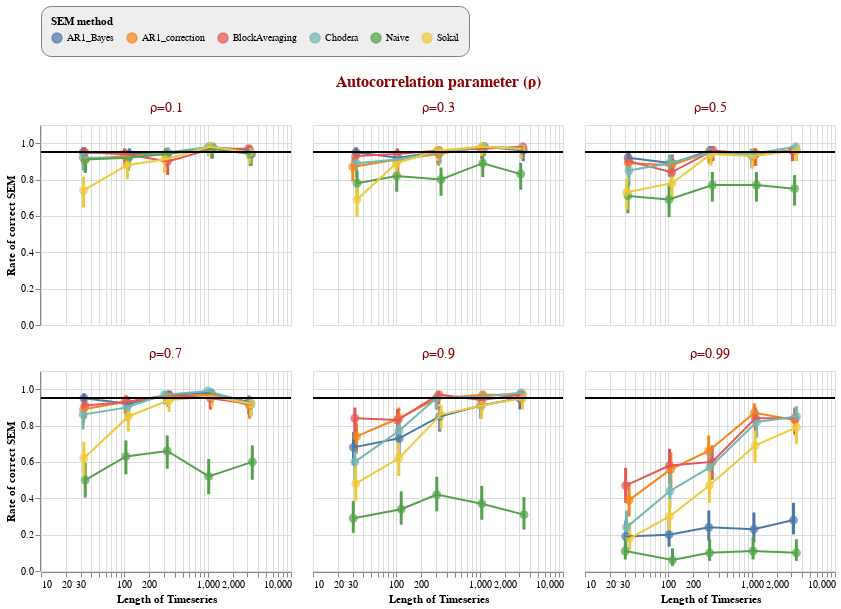

Source (notebook cell):
### Markdown cell above
# Static version:

### Code cell
# the base chart
base = alt.Chart(data).transform_calculate(
    x_jittered = '0.15*random()*datum.timeSeriesLength+datum.timeSeriesLength',
     #ymin="datum.rate-datum.confInt",
     #ymax="datum.rate+datum.confInt",
    ymin = "datum.confIntLow",
    ymax = "datum.confIntHigh",
    goal='0.95')



#generate the scatter points:
points = base.mark_point(filled=True).encode(
    x=alt.X('x_jittered:Q', scale=alt.Scale(type='log'), title='Length of Timeseries'),
    y=alt.Y('rate:Q', scale=alt.Scale(domain=[0,1.04]), title='Rate of correct SEM'),
    size=alt.value(80),
    color=alt.Color('methodName', legend=alt.Legend(title="SEM method")))

#generate the scatter points:
line = base.mark_line().encode(
    x=alt.X('x_jittered:Q'),
    y=alt.Y('rate:Q'),
    color='methodName')

# scale=alt.Scale(type='log', domain=[0.001, 1000]),
#           axis=alt.Axis(tickCount=5)
    
#generate the 95% mark:
rule = base.mark_rule(color='black').encode(
    alt.Y('goal:Q'))

# generate the error bars:
# errorbars = base.mark_errorbar().encode(
#     alt.X("x_jittered:Q"),
#     alt.Y("ymin:Q", title=''),
#     alt.Y2("ymax:Q"),
#     color='methodName')

errorbars = base.mark_rule(strokeWidth=3).encode(
    alt.X("x_jittered:Q"),
    alt.Y("ymin:Q", title=''),
    alt.Y2("ymax:Q"),
    color='methodName'
)


selection = alt.selection_single(fields=['symbol']);

chart = alt.layer(
    
  errorbars,
  points,
  line,
  rule,
    
).properties(
    width=250,
    height=200
    ).add_selection(selection).facet(facet=alt.Facet('trueRho:N', 
                                                     title='Autocorrelation parameter (ρ)'), columns=3)


chart = chart.configure_header(titleColor='darkred',
                       titleFontSize=16,
                      labelColor='darkred',
                      labelFontSize=14)

chart = chart.configure_legend(
    strokeColor='gray',
    fillColor='#EEEEEE',
    padding=10,
    cornerRadius=10,
    orient='top'
)


chart

### Figure 1 — Vega-Lite specification as saved in the notebook (floating-point values rounded to 4 significant figures; data arrays with more than 128 entries replaced by an {"elided": "..."} marker saying what was removed)
{"config": {"view": {"continuousWidth": 400, "continuousHeight": 300}, "header": {"labelColor": "darkred", "labelFontSize": 14, "titleColor": "darkred", "titleFontSize": 16}, "legend": {"cornerRadius": 10, "fillColor": "#EEEEEE", "orient": "top", "padding": 10, "strokeColor": "gray"}}, "data": {"name": "data-52ac308fb42300ff26e0fd59bc8a174a"}, "facet": {"type": "nominal", "field": "trueRho", "title": "Autocorrelation parameter (ρ)"}, "spec": {"layer": [{"mark": {"type": "rule", "strokeWidth": 3}, "encoding": {"color": {"type": "nominal", "field": "methodName"}, "x": {"type": "quantitative", "field": "x_jittered"}, "y": {"type": "quantitative", "field": "ymin", "title": ""}, "y2": {"field": "ymax"}}, "selection": {"selector020": {"type": "single", "fields": ["symbol"]}}, "transform": [{"calculate": "0.15*random()*datum.timeSeriesLength+datum.timeSeriesLength", "as": "x_jittered"}, {"calculate": "datum.confIntLow", "as": "ymin"}, {"calculate": "datum.confIntHigh", "as": "ymax"}, {"calculate": "0.95", "as": "goal"}]}, {"mark": {"type": "point", "filled": true}, "encoding": {"color": {"type": "nominal", "field": "methodName", "legend": {"title": "SEM method"}}, "size": {"value": 80}, "x": {"type": "quantitative", "field": "x_jittered", "scale": {"type": "log"}, "title": "Length of Timeseries"}, "y": {"type": "quantitative", "field": "rate", "scale": {"domain": [0, 1.04]}, "title": "Rate of correct SEM"}}, "transform": [{"calculate": "0.15*random()*datum.timeSeriesLength+datum.timeSeriesLength", "as": "x_jittered"}, {"calculate": "datum.confIntLow", "as": "ymin"}, {"calculate": "datum.confIntHigh", "as": "ymax"}, {"calculate": "0.95", "as": "goal"}]}, {"mark": "line", "encoding": {"color": {"type": "nominal", "field": "methodName"}, "x": {"type": "quantitative", "field": "x_jittered"}, "y": {"type": "quantitative", "field": "rate"}}, "transform": [{"calculate": "0.15*random()*datum.timeSeriesLength+datum.timeSeriesLength", "as": "x_jittered"}, {"calculate": "datum.confIntLow", "as": "ymin"}, {"calculate": "datum.confIntHigh", "as": "ymax"}, {"calculate": "0.95", "as": "goal"}]}, {"mark": {"type": "rule", "color": "black"}, "encoding": {"y": {"type": "quantitative", "field": "goal"}}, "transform": [{"calculate": "0.15*random()*datum.timeSeriesLength+datum.timeSeriesLength", "as": "x_jittered"}, {"calculate": "datum.confIntLow", "as": "ymin"}, {"calculate": "datum.confIntHigh", "as": "ymax"}, {"calculate": "0.95", "as": "goal"}]}], "height": 200, "width": 250}, "columns": 3, "$schema": "https://vega.github.io/schema/vega-lite/v4.8.1.json", "datasets": {"data-52ac308fb42300ff26e0fd59bc8a174a": {"elided": "180 records"}}}
